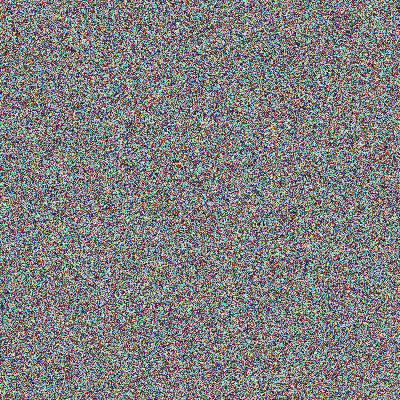
#> input picture src/Validations/imagens-criptografadas/caos_img.png, 400 x 400 px
$ python UACI.py
#> lines starting #> are read from the running program, lines starting #| are printed output that depends on the picture
### src/modules/crypt_image.py
import numpy as np


# ======== Aplica XOR ========
def aplicar_xor_com_qrng(imagem_processada, matriz_qrng):
    if imagem_processada.shape[:2] != matriz_qrng.shape:
        raise ValueError("A imagem e a matriz QRNG devem ter o mesmo tamanho")
    if imagem_processada.ndim == 3 and imagem_processada.shape[2] == 3:
        xor_resultado = np.empty_like(imagem_processada, dtype=np.uint8)
        for canal in range(3):
            xor_resultado[:, :, canal] = np.bitwise_xor(imagem_processada[:, :, canal], matriz_qrng)
    else:
        xor_resultado = np.bitwise_xor(imagem_processada, matriz_qrng)
    return xor_resultado

# ======== Mapa Caótico ========
def logistic_map(size):
    r = 3.999
    x0 = 0.98892455322743
    x = x0
    seq = []
    for _ in range(size):
        x = r * x * (1 - x)
        seq.append(x)
    return np.array(seq)

# [13 lines left out: function aplicar_lm, not called in this run]


# [11 lines of commented-out code are left out]
def _diffuse_mod256(img: np.ndarray, ks2d: np.ndarray) -> np.ndarray:
    """
    Difusão simples: varredura raster com feedback.
    - img: uint8 HxW ou HxWx3
    - ks2d: uint8 HxW (keystream/matriz)
    Retorna uint8 com forte difusão.
    """
    if img.shape[:2] != ks2d.shape:
        raise ValueError("difusão: ks2d deve ter o mesmo HxW da imagem.")
    h, w = img.shape[:2]
    out = img.astype(np.uint16).copy()
    ks = ks2d.astype(np.uint16)

    if img.ndim == 2:
        prev = 0
        for y in range(h):
            for x in range(w):
                out[y, x] = (out[y, x] + ks[y, x] + prev) % 256
                prev = out[y, x]
        prev = 0
        for y in range(h-1, -1, -1):
            for x in range(w-1, -1, -1):
                out[y, x] = (out[y, x] + ks[y, x] + prev) % 256
                prev = out[y, x]
    else:
        C = img.shape[2]
        prev = np.zeros(C, dtype=np.uint16)
        for y in range(h):
            for x in range(w):
                out[y, x] = (out[y, x] + ks[y, x] + prev) % 256
                prev = out[y, x]
        prev = np.zeros(C, dtype=np.uint16)
        for y in range(h-1, -1, -1):
            for x in range(w-1, -1, -1):
                out[y, x] = (out[y, x] + ks[y, x] + prev) % 256
                prev = out[y, x]
    return out.astype(np.uint8)


def aplicar_confusao_difusao(imagem: np.ndarray, matriz_qrng: np.ndarray):
    """
    Mantém sua permutação caótica (confusão) e adiciona difusão com feedback.
    - Usa mesma sequência/índices para qualquer imagem do par (NPCR).
    - Usa matriz_qrng como keystream de difusão (uint8 HxW).
    """
    h, w = imagem.shape[:2]
    total = h * w

    # 1) Confusão (permutação) – exatamente sua lógica
    chaos_seq = logistic_map(total)
    indices = np.argsort(chaos_seq)
    if imagem.ndim == 3:
        canais = [imagem[:, :, c].flatten()[indices].reshape(h, w) for c in range(imagem.shape[2])]
        permutada = np.stack(canais, axis=2)
    else:
        permutada = imagem.flatten()[indices].reshape(h, w)

    ks = matriz_qrng
    if ks.dtype != np.uint8:
        ks = np.clip(ks, 0, 255).astype(np.uint8)

    cifrada = _diffuse_mod256(permutada, ks)
    return cifrada, chaos_seq, indices


# ======== Desfazer Mapa ========
# [24 lines left out: functions desfazer_lm, recuperar_imagem, not called in this run]

### src/Validations/UACI.py
# upload_preprocess_e_matriz_uaci.py
from __future__ import annotations
from pathlib import Path
from tkinter import Tk, filedialog
import numpy as np
import cv2, sys, random
import matplotlib.pyplot as plt

# === resolver caminho para TCC/src e importar seus módulos ===
SRC_DIR = Path(__file__).resolve().parents[1]  # .../TCC/src
sys.path.insert(0, str(SRC_DIR))
from modules.crypt_image import (
    aplicar_xor_com_qrng,
    aplicar_confusao_difusao,
)

TARGET_SIZE = 400  # recorte central 400x400

# ---------- upload ----------
def pick_file(title: str, patterns="*.png;*.jpg;*.jpeg;*.bmp;*.tiff;*.npy") -> Path | None:
    root = Tk(); root.withdraw()
    fpath = filedialog.askopenfilename(
        title=title,
        filetypes=[
            ("Arquivos suportados", patterns),
            ("Imagens", "*.png;*.jpg;*.jpeg;*.bmp;*.tiff"),
            ("NumPy array", "*.npy"),
            ("Todos", "*.*"),
        ],
    )
    root.update(); root.destroy()
    return Path(fpath) if fpath else None

# ---------- IO / pré-processamento ----------
def load_image_color(path: Path) -> np.ndarray:
    bgr = cv2.imread(str(path), cv2.IMREAD_COLOR)
    if bgr is None:
        raise ValueError("Não foi possível abrir a imagem.")
    return cv2.cvtColor(bgr, cv2.COLOR_BGR2RGB)

def preprocess_image_center(img_rgb: np.ndarray, target: int = TARGET_SIZE) -> np.ndarray:
    h, w = img_rgb.shape[:2]
    s = min(target, h, w)
    y0 = (h - s) // 2
    x0 = (w - s) // 2
    return img_rgb[y0:y0+s, x0:x0+s]

def load_matrix(path: Path) -> np.ndarray:
    ext = path.suffix.lower()
    if ext == ".npy":
        arr = np.load(str(path), allow_pickle=False).squeeze()
        if not isinstance(arr, np.ndarray):
            raise ValueError("O arquivo .npy não contém um ndarray.")
        return arr
    else:
        gray = cv2.imread(str(path), cv2.IMREAD_GRAYSCALE)
        if gray is None:
            raise ValueError("Não foi possível abrir a matriz/figura.")
        return gray

# ---------- utilidades ----------
def normalize_to_uint8(arr: np.ndarray) -> np.ndarray:
    if arr.dtype == np.uint8 and arr.min() >= 0 and arr.max() <= 255:
        return arr
    arr = arr.astype(np.float32)
    mn, mx = float(np.min(arr)), float(np.max(arr))
    if mx == mn:
        return np.zeros_like(arr, dtype=np.uint8)
    scaled = (arr - mn) / (mx - mn) * 255.0
    return np.clip(scaled, 0, 255).astype(np.uint8)

def shapes_hw(arr: np.ndarray) -> tuple[int, int]:
    return arr.shape[:2]

def perturbar_pixel_aleatorio(img: np.ndarray) -> np.ndarray:
    p = img.copy()
    y = np.random.randint(0, img.shape[0])
    x = np.random.randint(0, img.shape[1])

    if img.ndim == 3:
        # Substitui o pixel por um novo valor aleatório ≠ do original (todos os canais)
        novo = np.random.randint(0, 256, size=(img.shape[2],), dtype=np.uint8)
        while np.all(novo == p[y, x]):
            novo = np.random.randint(0, 256, size=(img.shape[2],), dtype=np.uint8)
        p[y, x] = novo
    else:
        novo = np.random.randint(0, 256, dtype=np.uint8)
        while int(novo) == int(p[y, x]):
            novo = np.random.randint(0, 256, dtype=np.uint8)
        p[y, x] = novo
    return p

def uaci(a: np.ndarray, b: np.ndarray) -> float:
    """UACI em %, SEM normalização por imagem."""
    if a.shape[:2] != b.shape[:2]:
        raise ValueError("UACI: tamanhos diferentes.")
    if a.dtype != np.uint8:
        a = np.clip(a, 0, 255).astype(np.uint8)
    if b.dtype != np.uint8:
        b = np.clip(b, 0, 255).astype(np.uint8)
    diff = np.abs(a.astype(np.int16) - b.astype(np.int16))
    if a.ndim == 3:
        diff = diff.mean(axis=2)
    return float(diff.mean()) * 100.0 / 255.0

# ---------- main ----------
def main():
    try:
        print("Selecione a IMAGEM para pré-processar")
        p_img = pick_file("Selecione a IMAGEM", patterns="*.png;*.jpg;*.jpeg;*.bmp;*.tiff")
#> the answer given: imagens-criptografadas/caos_img.png
        if not p_img:
            print("Erro: nenhuma imagem selecionada.")
            return

        print("Selecione a MATRIZ (.npy ou imagem)")
        p_mat = pick_file("Selecione a MATRIZ (.npy ou imagem)")
#> the answer given: imagens-criptografadas/imagem_1.png
        if not p_mat:
            print("Erro: nenhuma matriz selecionada.")
            return

        img_rgb = load_image_color(p_img)
#> in load_image_color, bgr is the input picture: shape (400, 400, 3); mean B, G, R 127.3, 127.2, 127.4
        img_proc = preprocess_image_center(img_rgb, TARGET_SIZE)
        H, W = shapes_hw(img_proc)
#> H = 400; W = 400

        mat = load_matrix(p_mat)
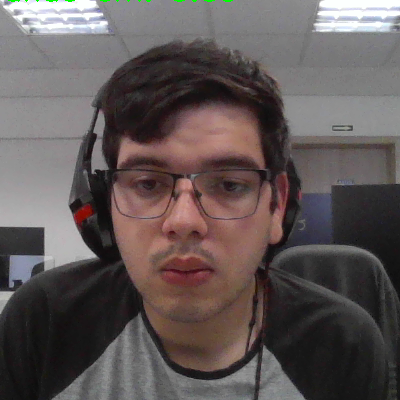
#> input picture src/Validations/imagens-criptografadas/imagem_1.png, 400 x 400 px
#> in load_matrix, `gray = cv2.imread(str(path), cv2.IMREAD_GRAYSCALE)`:
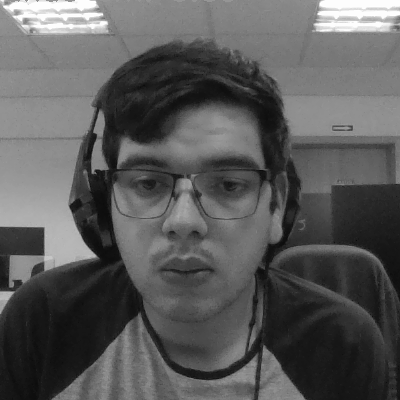
#> gray: shape (400, 400); min 8, max 255, mean 89.5
        if mat.ndim == 3:
            mat = normalize_to_uint8(mat)[..., 0]
        if shapes_hw(mat) != (H, W):
            print(f"Erro: a matriz tem tamanho {shapes_hw(mat)} e a imagem {H,W}.")
            return
        if mat.dtype != np.uint8:
            mat = normalize_to_uint8(mat)

        n = int(input("Quantas repetições deseja para o teste de UACI? "))
#> the answer given: 3
#> n = 3

        resultados = []
        for i in range(1, n+1):
            img_pert = perturbar_pixel_aleatorio(img_proc)

            # pipeline: XOR -> confusão+difusão (mesma matriz dentro da execução)
            xor_a = aplicar_xor_com_qrng(img_proc, mat)
            xor_b = aplicar_xor_com_qrng(img_pert, mat)

            cdf_a, _, _ = aplicar_confusao_difusao(xor_a, mat)
            cdf_b, _, _ = aplicar_confusao_difusao(xor_b, mat)

            valor = uaci(cdf_a, cdf_b)
            resultados.append(valor)
            print(f"{i} -- UACI = {valor:.4f}%")
#> this loop made 3 passes
#> valor on passes 1 to 3: 26.63, 34, 43.17
#| 1 -- UACI = 26.6343%
#| 2 -- UACI = 33.9958%
#| 3 -- UACI = 43.1685%
#> pass 1, in main, `xor_a = aplicar_xor_com_qrng(img_proc, mat)`:
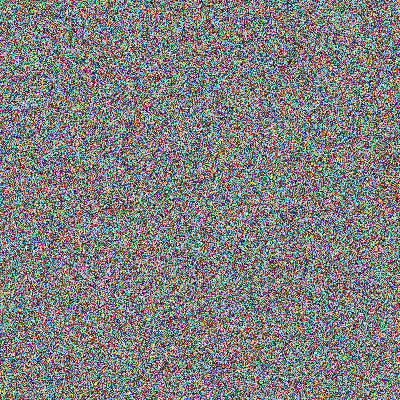
#> xor_a: shape (400, 400, 3); mean R, G, B 127.7, 127.5, 127.3
#> pass 1, in aplicar_confusao_difusao, `permutada = np.stack(canais, axis=2)`:
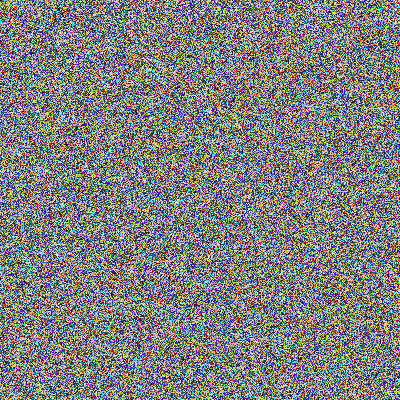
#> permutada: shape (400, 400, 3); mean of channels 0, 1, 2 127.7, 127.5, 127.3; drawn as B, G, R
#> after the loop:
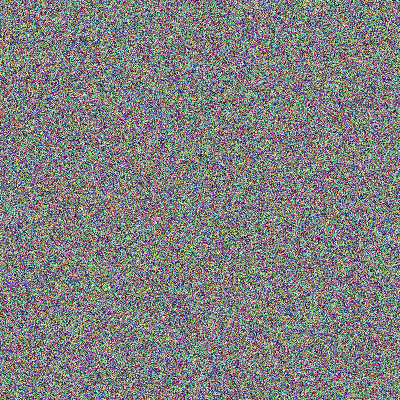
#> cdf_a: shape (400, 400, 3); mean R, G, B 127.4, 127.4, 127.1
#> after the loop, resultados = [26.63, 34, 43.17]

        media  = float(np.mean(resultados))
#> media = 34.6
        minimo = float(np.min(resultados))
#> minimo = 26.63
        maximo = float(np.max(resultados))
#> maximo = 43.17
        print(f"\nMédia final UACI em {n} execuções: {media:.4f}%")
#| Média final UACI em 3 execuções: 34.5995%
        print(f"Valor mínimo: {minimo:.4f}%")
#| Valor mínimo: 26.6343%
        print(f"Valor máximo: {maximo:.4f}%")
#| Valor máximo: 43.1685%

        # --------- GRÁFICO DE LINHAS ---------
        plt.figure(figsize=(10,5))
        plt.plot(resultados, marker="o", markersize=3, linestyle="-", color="purple")
        plt.xlabel("Execução")
        plt.ylabel("UACI (%)")
        plt.title(f"UACI ao longo de {n} interações com QRNG Simulado\nMédia={media:.4f}% | Min={minimo:.4f}% | Max={maximo:.4f}%")
        plt.grid(True, linestyle="--", alpha=0.6)
        plt.tight_layout()
        plt.show()
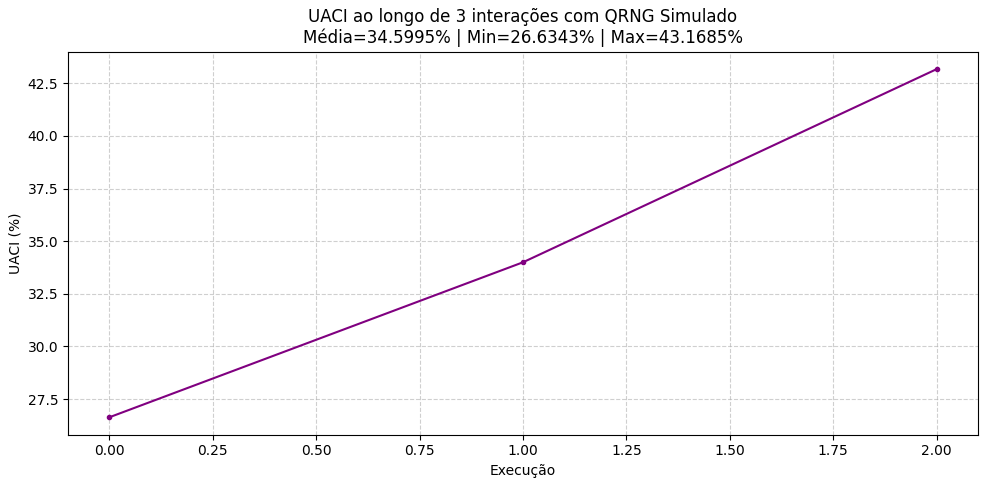
#> figure drawn by matplotlib, 1 panel

    except Exception as e:
        print(f"Erro: {e}")

if __name__ == "__main__":
    main()
